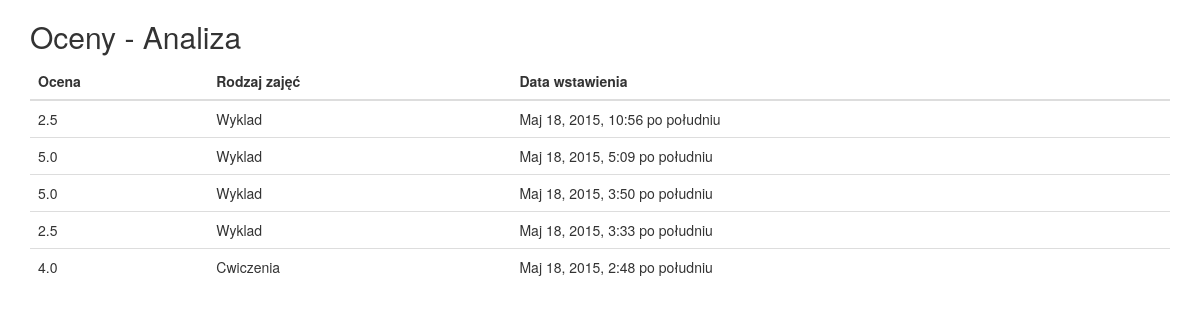
The app's page /student/subject/1 (signed in) with its own data.
### database/models.py (models this page shows, shortened)
class Subject(models.Model):
    teacher_id = models.ForeignKey(Teacher)
    name = models.CharField(max_length=20)

class Subgrade(models.Model):
    student_id = models.ForeignKey(Student)
    teacher_id = models.ForeignKey(Teacher)
    sub_subject_id = models.ForeignKey(Subsubject)
    value = models.CharField(max_length=3)
    date = models.DateTimeField(auto_now_add=True)

class Subsubject(models.Model):
    subject_id = models.ForeignKey(Subject)
    teacher_id = models.ForeignKey(Teacher)
    subsubjecttype_id = models.ForeignKey(SubsubjectType)

class SubsubjectType(models.Model):
    name = models.CharField(max_length=20)

### database/views.py (the view)
# urls.py: url(r'^student/subject/(?P<subject_id>[0-9]+)$', views.studentsubject, name='studentsubject'),
def studentsubject(request, subject_id):
    if request.user.is_authenticated():
        try:
            st = Student.objects.get(user=request.user)
            subject = Subject.objects.get(pk=subject_id)
            subGrades = (subGrade for subGrade in Subgrade.objects.all().filter(student_id = st).filter(sub_subject_id__subject_id = subject).order_by('-date'))
            return render(request, 'database/studentsubject.html', {'student': st, 'subject': subject, 'subGrades': subGrades})
        except Teacher.DoesNotExist:
            return HttpResponse("Nie ma studenta")
        except Subject.DoesNotExist:
            return HttpResponse("Brak przedmiotu")
    else:
        return HttpResponse("Niezalogowany")

### database/templates/database/studentsubject.html (shortened to what this page needs)
<!DOCTYPE html>
<html lang="en">
<head>
  <link rel="stylesheet" href="http://maxcdn.bootstrapcdn.com/bootstrap/3.3.4/css/bootstrap.min.css">
</head>
<body>
<div class="container">
  <h2>Oceny - {{subject.name}}</h2>
  <table class="table table-hover">
    <thead>
      <tr>
        <th>Ocena</th>
        <th>Rodzaj zajęć</th>
        <th>Data wstawienia</th>
      </tr>
    </thead>
    <tbody>
        {% for subGrade in subGrades %}
	        <tr> <td>{{subGrade.value}}</td><td>{{subGrade.sub_subject_id.subsubjecttype_id.name}}</td><td>{{subGrade.date}}</td></tr>
        {% endfor %}
    </tbody>
  </table>
</div>
</body>
</html>

### records on screen
Subject: name "Analiza"
Subgrade: value "2.5", sub_subject_id.subsubjecttype_id.name "Wyklad", date "Maj 18, 2015, 10:56 po południu"
Subgrade: value "5.0", sub_subject_id.subsubjecttype_id.name "Wyklad", date "Maj 18, 2015, 5:09 po południu"
Subgrade: value "5.0", sub_subject_id.subsubjecttype_id.name "Wyklad", date "Maj 18, 2015, 3:50 po południu"
Subgrade: value "2.5", sub_subject_id.subsubjecttype_id.name "Wyklad", date "Maj 18, 2015, 3:33 po południu"
Subgrade: value "4.0", sub_subject_id.subsubjecttype_id.name "Cwiczenia", date "Maj 18, 2015, 2:48 po południu"
